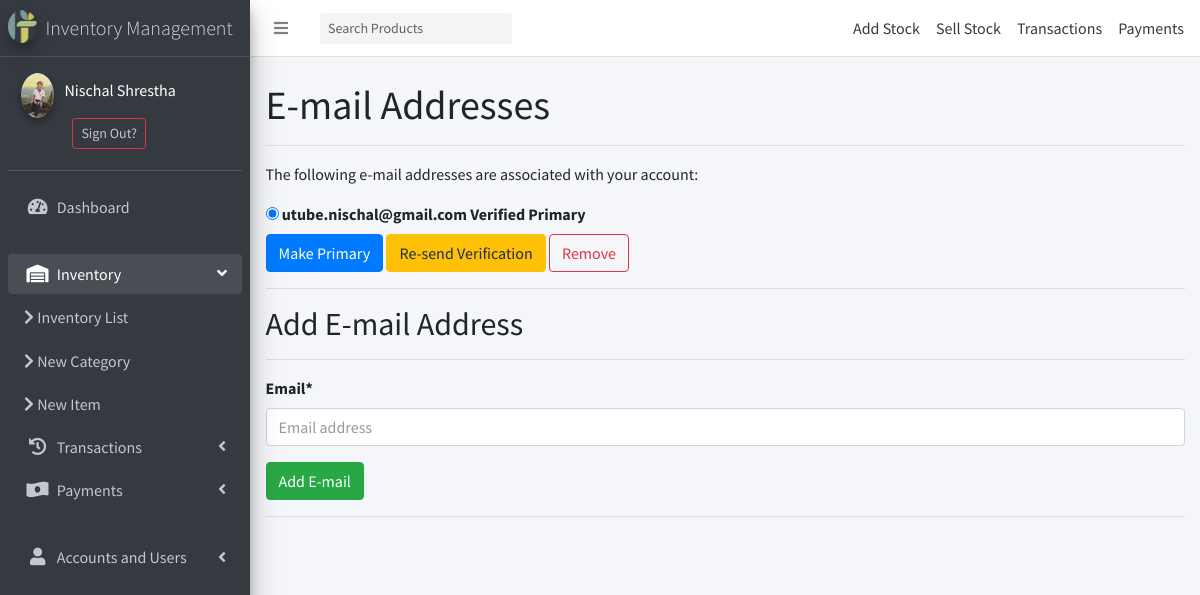
/accounts/email/ (signed in), run on the app's committed database.
### accounts/models.py (models this page shows)
class User(AbstractBaseUser, PermissionsMixin):
    class Types(models.TextChoices):
        ADMIN = "ADMIN", "Admin"
        STAFF = "STAFF", "Staff"
        CUSTOMER = "CUSTOMER", "Customer"
    base_type = Types.CUSTOMER
    _type = models.CharField(
        _("Type"), max_length=50, choices=Types.choices, default=base_type
    )
    email = models.EmailField(max_length=254, unique=True)
    first_name = models.CharField(max_length=128)
    last_name = models.CharField(max_length=128)
    is_staff = models.BooleanField(default=False)
    is_superuser = models.BooleanField(default=False)
    is_active = models.BooleanField(default=True)
    last_login = models.DateTimeField(null=True, blank=True)
    date_joined = models.DateTimeField(auto_now_add=True)
    USERNAME_FIELD = 'email'
    EMAIL_FIELD = 'email'
    REQUIRED_FIELDS = ['first_name','last_name','_type']
    objects = UserManager()

### Userprofile/models.py (models this page shows, shortened)
class Profile(models.Model):
    user = models.OneToOneField(User, on_delete=models.CASCADE)
    contact = models.BigIntegerField(blank=True, null=True)
    dp = models.ImageField(default='user.png',upload_to='profile_pics')

### templates/account/email.html (shortened to what this page needs)
{% extends "account/base.html" %}
{% load crispy_forms_tags %}
{% load i18n %}
{% block content %}
    <h1>{% trans "E-mail Addresses" %}</h1><hr>
{% if user.emailaddress_set.all %}
<p>{% trans 'The following e-mail addresses are associated with your account:' %}</p>
<form action="{% url 'account_email' %}" class="email_list" method="post">
<fieldset class="blockLabels">
  {% for emailaddress in user.emailaddress_set.all %}
<div class="ctrlHolder">
      <label for="email_radio_{{forloop.counter}}" class="{% if emailaddress.primary %}primary_email{%endif%}">
      <input id="email_radio_{{forloop.counter}}" type="radio" name="email" {% if emailaddress.primary or user.emailaddress_set.count == 1 %}checked="checked"{%endif %} value="{{emailaddress.email}}"/>
{{ emailaddress.email }}
    {% if emailaddress.verified %}
    <span class="verified">{% trans "Verified" %}</span>
    {% else %}
    <span class="unverified">{% trans "Unverified" %}</span>
    {% endif %}
      {% if emailaddress.primary %}<span class="primary">{% trans "Primary" %}</span>{% endif %}
</label>
</div>
  {% endfor %}
<div class="buttonHolder">
      <button class="secondaryAction btn btn-primary" type="submit" name="action_primary" >{% trans 'Make Primary' %}</button>
      <button class="secondaryAction btn btn-warning" type="submit" name="action_send" >{% trans 'Re-send Verification' %}</button>
      <button class="primaryAction btn btn-outline-danger" type="submit" name="action_remove" >{% trans 'Remove' %}</button>
</div>
</fieldset>
</form>
{% else %}
<p><strong>{% trans 'Warning:'%}</strong> {% trans "You currently do not have any e-mail address set up. You should really add an e-mail address so you can receive notifications, reset your password, etc." %}</p>
{% endif %}
    <hr><h2>{% trans "Add E-mail Address" %}</h2><hr>
    <form method="post" action="{% url 'account_email' %}" class="add_email">
        {{ form|crispy }}
        <button name="action_add" class="btn btn-success" type="submit">{% trans "Add E-mail" %}</button>
    </form><hr>
{% endblock %}

### templates/side_nav.html (shortened to what this page needs)
{% load static %}
<aside class="main-sidebar sidebar-dark-primary elevation-4">
    <a href="/" class="brand-link">
      <img src="{% static '../media/favicon.png' %}" alt="IMS" class="brand-image img-circle elevation-3 ml-0"
           style="opacity: .8">
      <span class="brand-text font-weight-light">Inventory Management</span>
    </a>
    <div class="sidebar">
      <div class="user-panel mt-3 pb-3 mb-3 d-flex">
        {% if user.is_authenticated %}
          <div class="image">
            <img src="{{request.user.profile.dp.url}}" class="img-circle elevation-2" alt="User Image">
          </div>
          <div class="info">
          <a class="text-white mr-2" href="{% url 'profile' %}" id="navbarDropdown" role="button" aria-haspopup="true" aria-expanded="false">
            <p class="d-block">{{request.user.first_name}} {{request.user.last_name}}</p>
          </a>
          <a class="btn btn-sm btn-outline-danger" href="{% url 'account_logout' %}">Sign Out?</a>
        {% else %}
          <a class="btn mr-1 mb-1 btn-sm btn-outline-success text-light" href="{% url 'account_login' %}">Sign In</a>
          {% comment %} <a class="btn btn-sm mb-1 btn-warning text-dark" href="{% url 'account_signup' %}">Signup</a> {% endcomment %}
        {% endif %}
        </div>
      </div>
      <nav class="mt-2">
        <ul class="nav nav-pills nav-sidebar flex-column" data-widget="treeview" role="menu" data-accordion="false">
          <li class="nav-item">
            <a href="{% url 'main:admin-home' %}" class="nav-link">
              <i class="nav-icon fas fa-tachometer-alt active"></i>
              <p>
                Dashboard
              </p>
            </a>
          </li><br>
          <li class="nav-item has-treeview menu-open">
            <a href="#" class="nav-link">
              <i class="nav-icon fas fa-warehouse"></i>
              <p>
                Inventory
                <i class="right fas fa-angle-left"></i>
              </p>
            </a>
            <ul class="nav nav-treeview">
              <li class="nav-item">
                <a href="{% url 'inventory:items-list' %}" class="nav-link">
                  <i class="fas fa-chevron-right"></i>
                  <p>Inventory List</p>
                </a>
              </li>
              <li class="nav-item">
                <a href="{% url 'inventory:new-category' %}" class="nav-link">
                  <i class="fas fa-chevron-right"></i>
                  <p>New Category</p>
                </a>
              </li>
              <li class="nav-item">
                <a href="{% url 'inventory:new-item' %}" class="nav-link">
                  <i class="fas fa-chevron-right"></i>
                  <p>New Item</p>
                </a>
              </li>
            </ul>
          </li>
          <li class="nav-item has-treeview menu-closed">
            <a href="#" class="nav-link">
              <i class="nav-icon fas fa-history"></i>
              <p>
                Transactions
                <i class="right fas fa-angle-left"></i>
              </p>
            </a>
          </li>
          <li class="nav-item has-treeview menu-closed">
            <a href="#" class="nav-link">
              <i class="nav-icon fas fa-money-bill-wave-alt"></i>
              <p>
                Payments
                <i class="right fas fa-angle-left"></i>
              </p>
            </a>
          </li>
          {% if user.is_staff %}
          <br>
          <li class="nav-item has-treeview menu-closed">
            <a href="#" class="nav-link">
              <i class="nav-icon fas fa-user"></i>
              <p>
                Accounts and Users
                <i class="right fas fa-angle-left"></i>
              </p>
            </a>
          </li>
          {% endif %}
        </ul>
      </nav>
    </div>
  </aside>

### data on the page
User: user.profile.dp (picture), user.first_name "Nischal", user.last_name "Shrestha"

### other printed values
{{ emailaddress.email }} "utube.nischal@gmail.com"
